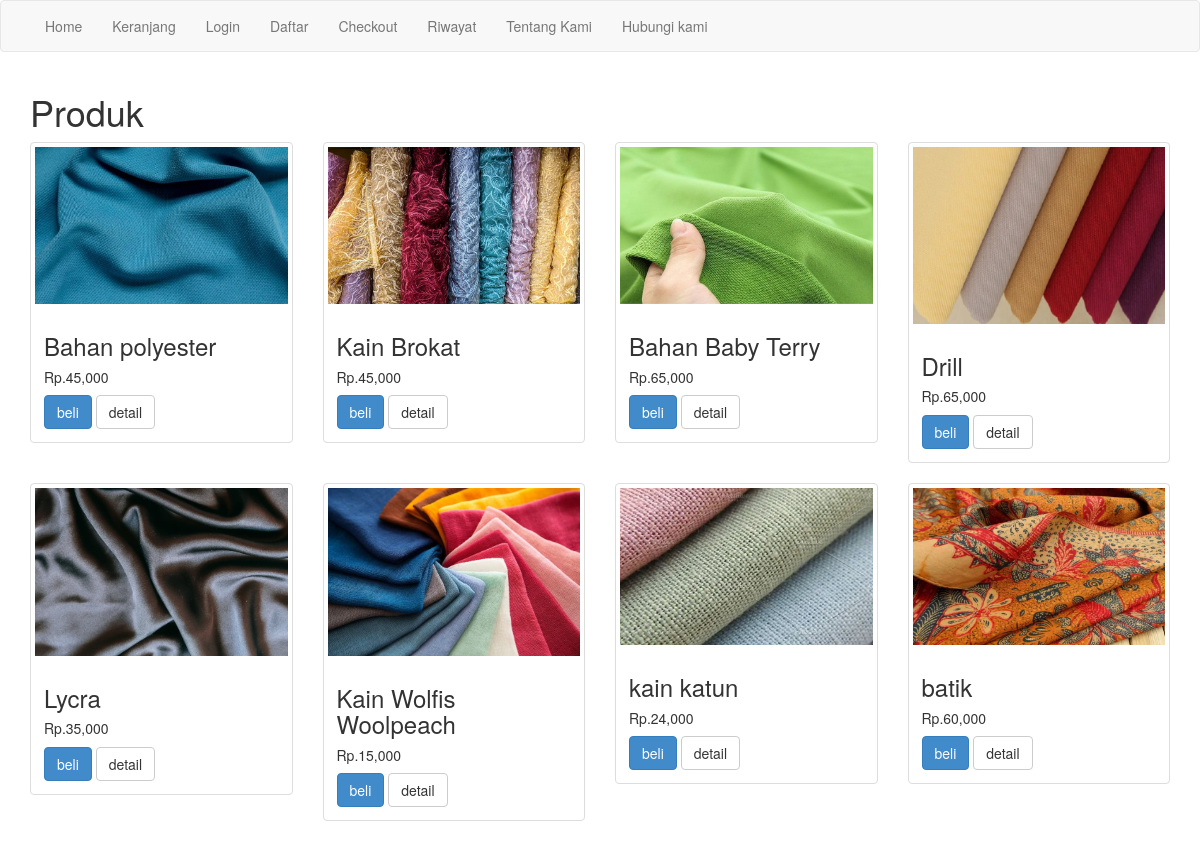
The page / on the database its author committed.
### tables this page shows
CREATE TABLE `produk` (
  `idproduk` int(11) NOT NULL,
  `nama_produk` varchar(50) NOT NULL,
  `harga_produk` int(11) NOT NULL,
  `meter` int(11) NOT NULL,
  `foto_produk` varchar(50) NOT NULL,
  `deskripsi` text NOT NULL
);

### index.php (the view, shortened to what this page needs)
<?php
include 'koneksi.php';
?>
<!DOCTYPE html>
<html>
<head>
    <link rel="stylesheet" href="admin/assets/css/bootstrap.css">
</head>
<body>
<?php include 'menu.php'; ?>
<section class="konten">
    <div class="container">
        <h1>Produk</h1>
        <div class="row">
            <?php $ambil= $koneksi->query("SELECT * FROM produk");?>
            <?php while($perproduk= $ambil->fetch_assoc()){?>
            <div class="col-md-3">
                <div class="thumbnail">
                    <img src="foto_produk/<?php echo $perproduk['foto_produk'];?>" alt="">
                    <div class="caption">
                        <h3><?php echo $perproduk['nama_produk'];?></h3>
                        <h5>Rp.<?php echo number_format($perproduk['harga_produk']);?></h5>
                        <a href="beli.php?id=<?php echo $perproduk['idproduk'];?>" class="btn btn-primary">beli</a>
                        <a href="detail.php?id=<?php echo $perproduk['idproduk'];?>"class="btn btn-default">detail</a>
                </div>
            </div>
        </div>
        <?php } ?>
    </div>
</section>
</body>
</html>

### menu.php
<nav class="navbar navbar-default">
    <div class="container">
    <ul class="nav navbar-nav">
            <li><a href="index.php">Home</a></li>
            <li><a href="keranjang.php">Keranjang</a></li>
            <?php if(isset($_SESSION ["pelanggan"])):?>
                <li><a href="logout.php">Logout</a></li>
            <?php else : ?>
            <li><a href="login.php">Login</a></li>
            <li><a href="daftar.php">Daftar</a></li>
            <?php endif?>
            <li><a href="checkout.php">Checkout</a></li>
            <li><a href="riwayat.php">Riwayat</a></li>
            <li><a href="about.php">Tentang Kami</a></li>
            <li><a href="contact.php">Hubungi kami</a></li>
        </ul>
    </div>
</nav>

### rows shown on the page
produk: foto_produk (picture), nama_produk "Bahan polyester", harga_produk "45,000"
produk: foto_produk (picture), nama_produk "Kain Brokat", harga_produk "45,000"
produk: foto_produk (picture), nama_produk "Bahan Baby Terry", harga_produk "65,000"
produk: foto_produk (picture), nama_produk "Drill", harga_produk "65,000"
produk: foto_produk (picture), nama_produk "Lycra", harga_produk "35,000"
produk: foto_produk (picture), nama_produk "Kain Wolfis Woolpeach", harga_produk "15,000"
produk: foto_produk (picture), nama_produk "kain katun", harga_produk "24,000"
produk: foto_produk (picture), nama_produk "batik", harga_produk "60,000"
